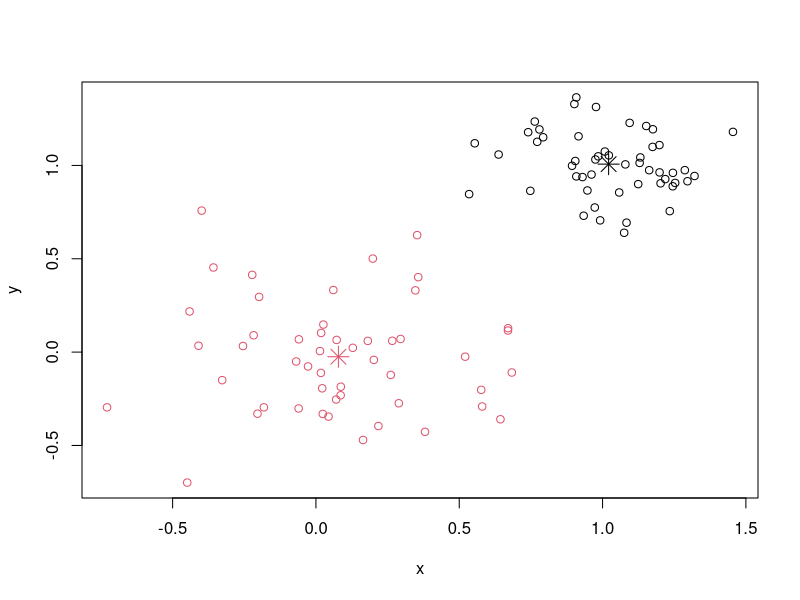
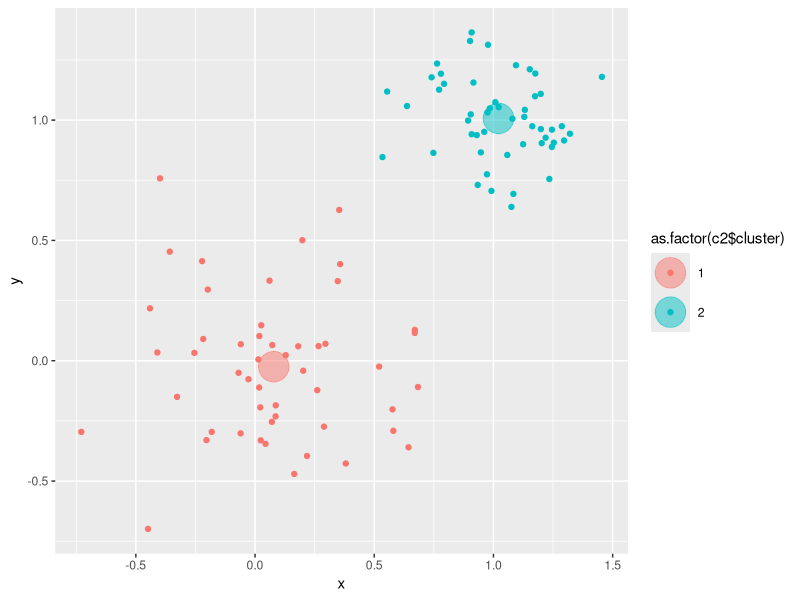

R code for these plots, in order:
## ---- chunk 1
require(graphics)
library(ggplot2)
# x is a matrix 
x <- rbind(matrix(rnorm(100, sd=0.3), ncol=2),
           matrix(rnorm(100, mean=1, sd = 0.2), ncol=2))
colnames(x) <- c('x', 'y')

(c1 <- kmeans(x, 2))
## ---- chunk 2
plot(x, col=c1$cluster)
points(c1$centers, col=1:2, pch=8, cex=2)
## ---- chunk 3
y <- as.data.frame(x)
c2 <- kmeans(y, 2)
mypoints <- as.data.frame(c2$centers)
mypoints$col <- as.factor(1:2)

ggplot(y, aes(x, y, color = as.factor(c2$cluster))) + geom_point() +
  geom_point(data=mypoints, aes(x, y, color=col), size=10, alpha = 0.5) 
## ---- chunk 4
ss <- function(x) sum(scale(x, scale = FALSE)^2)
